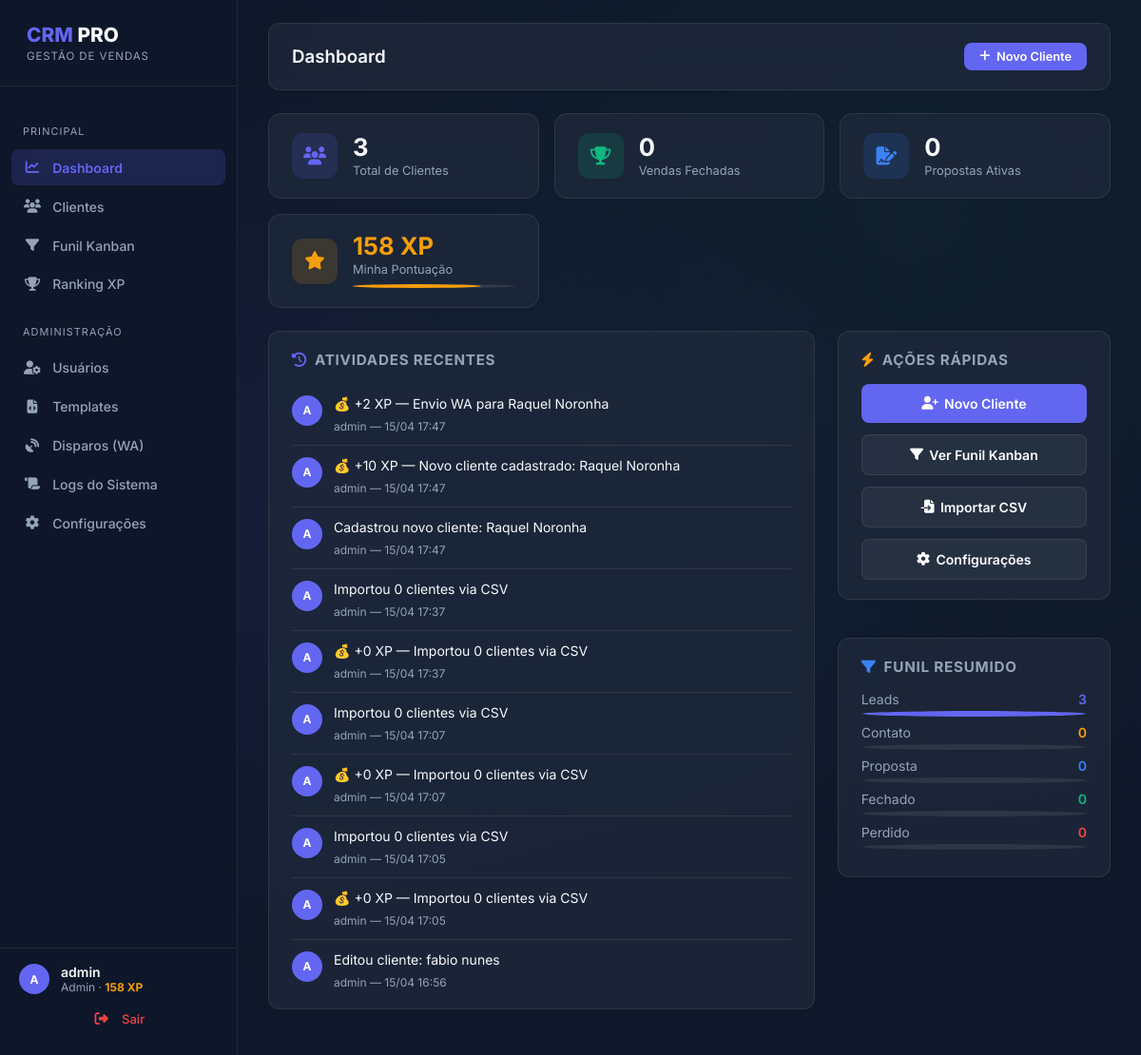
The app's page /index (signed in) with its own data.
### app/models.py (models this page shows, shortened)
class User(UserMixin, db.Model):
    id = db.Column(db.Integer, primary_key=True)
    username = db.Column(db.String(64), index=True, unique=True)
    email = db.Column(db.String(120), index=True, unique=True)
    password_hash = db.Column(db.String(128))
    role = db.Column(db.String(20), default='vendedor') # 'admin', 'gerente', 'vendedor'
    performance_points = db.Column(db.Integer, default=0)
    created_at = db.Column(db.DateTime, default=datetime.utcnow)

class SystemLog(db.Model):
    id = db.Column(db.Integer, primary_key=True)
    user_id = db.Column(db.Integer, db.ForeignKey('user.id'))
    action = db.Column(db.String(256))
    timestamp = db.Column(db.DateTime, default=datetime.utcnow)
    user = db.relationship('User', backref='logs')

### app/main/routes.py (the view)
@bp.route('/')
@bp.route('/index')
@login_required
def index():
    all_clients = Client.query.all()
    stats = {
        'total_clients': len(all_clients),
        'leads':     sum(1 for c in all_clients if c.status == 'lead'),
        'contatos':  sum(1 for c in all_clients if c.status == 'contato'),
        'propostas': sum(1 for c in all_clients if c.status == 'proposta'),
        'fechados':  sum(1 for c in all_clients if c.status == 'fechado'),
        'perdidos':  sum(1 for c in all_clients if c.status == 'perdido'),
    }
    recent_logs = SystemLog.query.order_by(SystemLog.timestamp.desc()).limit(10).all()
    return render_template('main/index.html', title='Dashboard', stats=stats, recent_logs=recent_logs)

### app/models.py (called while the page is built)
@login.user_loader
def load_user(id):
    return User.query.get(int(id))

### app/templates/main/index.html
{% extends "base.html" %}
{% block content %}
<div class="grid grid-cols-auto-fit gap-3 mb-4">
    <div class="stat-card">
        <div class="stat-icon text-primary" style="background: rgba(99,102,241,0.15);">
            <i class="fa-solid fa-users"></i>
        </div>
        <div class="stat-info">
            <div class="stat-value">{{ stats.total_clients }}</div>
            <div class="stat-label">Total de Clientes</div>
        </div>
    </div>
    <div class="stat-card">
        <div class="stat-icon text-success" style="background: rgba(16,185,129,0.15);">
            <i class="fa-solid fa-trophy"></i>
        </div>
        <div class="stat-info">
            <div class="stat-value">{{ stats.fechados }}</div>
            <div class="stat-label">Vendas Fechadas</div>
        </div>
    </div>
    <div class="stat-card">
        <div class="stat-icon" style="background: rgba(59,130,246,0.15); color: #3b82f6;">
            <i class="fa-solid fa-file-signature"></i>
        </div>
        <div class="stat-info">
            <div class="stat-value">{{ stats.propostas }}</div>
            <div class="stat-label">Propostas Ativas</div>
        </div>
    </div>
    <div class="stat-card">
        <div class="stat-icon text-warning" style="background: rgba(245,158,11,0.15);">
            <i class="fa-solid fa-star"></i>
        </div>
        <div class="stat-info w-100">
            <div class="stat-value text-warning">{{ current_user.performance_points }} XP</div>
            <div class="stat-label">Minha Pontuação</div>
            <div class="w-100 mt-2 rounded-full" style="height:4px;background:rgba(255,255,255,0.1);">
                <div class="h-100 rounded-full" style="width:{{ [current_user.performance_points % 200 / 2, 100] | min }}%;background:#f59e0b;transition:width 1s;"></div>
            </div>
        </div>
    </div>
</div>
<div class="grid grid-main-layout gap-4">
    <div class="header-glass flex-col align-start m-0">
        <h4 class="card-title w-100">
            <i class="fa-solid fa-clock-rotate-left text-primary"></i>
            Atividades Recentes
        </h4>
        {% if recent_logs %}
        <div class="w-100">
            {% for log in recent_logs %}
            <div class="log-item">
                <div class="avatar avatar-md">
                    {{ log.user.username[0] | upper if log.user else '?' }}
                </div>
                <div class="flex-1 w-100" style="overflow: hidden;">
                    <div class="text-sm nowrap" style="text-overflow: ellipsis; overflow: hidden;">{{ log.action }}</div>
                    <div class="text-xs text-muted mt-2">
                        {{ log.user.username if log.user else 'Sistema' }} &mdash;
                        {{ log.timestamp.strftime('%d/%m %H:%M') }}
                    </div>
                </div>
            </div>
            {% endfor %}
        </div>
        {% else %}
        <p class="text-muted text-center p-4 w-100">
            Nenhuma atividade registrada ainda.
        </p>
        {% endif %}
    </div>
    <div class="d-flex flex-col gap-3">
        <div class="header-glass flex-col align-start m-0">
            <h4 class="card-title w-100">
                <i class="fa-solid fa-bolt text-warning"></i> Ações Rápidas
            </h4>
            <div class="d-flex flex-col gap-2 w-100">
                <a href="{{ url_for('crm.new_client') }}" class="btn-primary flex-1">
                    <i class="fa-solid fa-user-plus"></i> Novo Cliente
                </a>
                <a href="{{ url_for('crm.kanban') }}" class="btn-primary btn-outline flex-1">
                    <i class="fa-solid fa-filter"></i> Ver Funil Kanban
                </a>
                <a href="{{ url_for('crm.import_csv') }}" class="btn-primary btn-outline flex-1">
                    <i class="fa-solid fa-file-import"></i> Importar CSV
                </a>
                {% if current_user.role in ['admin', 'gerente'] %}
                <a href="{{ url_for('admin.settings') }}" class="btn-primary btn-outline flex-1">
                    <i class="fa-solid fa-gear"></i> Configurações
                </a>
                {% endif %}
            </div>
        </div>
        <div class="header-glass flex-col align-start m-0">
            <h4 class="card-title w-100">
                <i class="fa-solid fa-filter" style="color:#3b82f6;"></i> Funil Resumido
            </h4>
            {% set funnel = [
                ('Leads',    stats.leads,    '#6366f1'),
                ('Contato',  stats.contatos, '#f59e0b'),
                ('Proposta', stats.propostas,'#3b82f6'),
                ('Fechado',  stats.fechados, '#10b981'),
                ('Perdido',  stats.perdidos, '#ef4444')
            ] %}
            {% set max_val = [stats.leads, stats.contatos, stats.propostas, stats.fechados, stats.perdidos, 1] | max %}
            {% for label, count, color in funnel %}
            <div class="w-100 mb-2">
                <div class="d-flex justify-between text-sm mb-1">
                    <span class="text-muted">{{ label }}</span>
                    <span class="font-semibold" style="color:{{ color }};">{{ count }}</span>
                </div>
                <div class="h-100 rounded-full" style="height:6px;background:rgba(255,255,255,0.08);overflow:hidden;">
                    <div class="h-100 rounded-full" style="width:{{ (count / max_val * 100) | round }}%;background:{{ color }};transition:width 1s;"></div>
                </div>
            </div>
            {% endfor %}
        </div>
    </div>
</div>
{% endblock %}

### app/templates/base.html (shortened to what this page needs)
<!DOCTYPE html>
<html lang="pt-br">
<head>
    <link rel="stylesheet" href="{{ url_for('static', filename='css/style.css') }}">
    <link rel="stylesheet" href="https://cdnjs.cloudflare.com/ajax/libs/font-awesome/6.5.0/css/all.min.css">
</head>
<body>
    {% if current_user.is_authenticated %}
    <aside class="sidebar" id="sidebar">
        <div class="sidebar-header">
            <h2 class="sidebar-brand">
                <span class="text-primary">CRM</span>
                <span class="text-main"> PRO</span>
            </h2>
            <div class="sidebar-tagline">
                GESTÃO DE VENDAS
            </div>
        </div>
        <nav class="sidebar-nav">
            <div class="nav-section-title m-0 mb-1">
                PRINCIPAL
            </div>
            <ul>
                <li>
                    <a href="{{ url_for('main.index') }}" class="nav-link {{ 'active' if request.endpoint == 'main.index' }}">
                        <i class="fa-solid fa-chart-line nav-icon"></i> Dashboard
                    </a>
                </li>
                <li>
                    <a href="{{ url_for('crm.list_clients') }}" class="nav-link {{ 'active' if request.endpoint in ['crm.list_clients','crm.new_client','crm.edit_client', 'crm.import_csv'] }}">
                        <i class="fa-solid fa-users nav-icon"></i> Clientes
                    </a>
                </li>
                <li>
                    <a href="{{ url_for('crm.kanban') }}" class="nav-link {{ 'active' if request.endpoint == 'crm.kanban' }}">
                        <i class="fa-solid fa-filter nav-icon"></i> Funil Kanban
                    </a>
                </li>
                <li>
                    <a href="{{ url_for('main.ranking') }}" class="nav-link {{ 'active' if request.endpoint == 'main.ranking' }}">
                        <i class="fa-solid fa-trophy nav-icon"></i> Ranking XP
                    </a>
                </li>
            </ul>
            {% if current_user.role in ['admin', 'gerente'] %}
            <div class="nav-section-title">
                ADMINISTRAÇÃO
            </div>
            <ul>
                <li>
                    <a href="{{ url_for('admin.list_users') }}" class="nav-link {{ 'active' if 'admin.list_users' == request.endpoint or 'admin.new_user' == request.endpoint or 'admin.edit_user' == request.endpoint }}">
                        <i class="fa-solid fa-user-gear nav-icon"></i> Usuários
                    </a>
                </li>
                <li>
                    <a href="{{ url_for('admin.templates_list') }}" class="nav-link {{ 'active' if 'admin.templates_list' in request.endpoint }}">
                        <i class="fa-solid fa-file-code nav-icon"></i> Templates
                    </a>
                </li>
                <li>
                    <a href="{{ url_for('admin.message_logs') }}" class="nav-link {{ 'active' if 'admin.message_logs' in request.endpoint }}">
                        <i class="fa-solid fa-satellite-dish nav-icon"></i> Disparos (WA)
                    </a>
                </li>
                <li>
                    <a href="{{ url_for('admin.logs') }}" class="nav-link {{ 'active' if request.endpoint == 'admin.logs' }}">
                        <i class="fa-solid fa-scroll nav-icon"></i> Logs do Sistema
                    </a>
                </li>
                <li>
                    <a href="{{ url_for('admin.settings') }}" class="nav-link {{ 'active' if request.endpoint == 'admin.settings' }}">
                        <i class="fa-solid fa-gear nav-icon"></i> Configurações
                    </a>
                </li>
            </ul>
            {% endif %}
        </nav>
        <div class="sidebar-footer">
            <div class="d-flex align-center gap-2 mb-2">
                <div class="avatar avatar-md">
                    {{ current_user.username[0] | upper }}
                </div>
                <div>
                    <div class="font-semibold text-sm">{{ current_user.username }}</div>
                    <div class="text-xs text-muted">
                        {{ current_user.role | capitalize }} &middot;
                        <span class="text-warning font-bold">{{ current_user.performance_points }} XP</span>
                    </div>
                </div>
            </div>
            <a href="{{ url_for('auth.logout') }}" class="nav-link logout-link">
                <i class="fa-solid fa-right-from-bracket nav-icon"></i> Sair
            </a>
        </div>
    </aside>
    <div class="main-content">
        <div class="header-glass mb-4">
            <div class="d-flex align-center gap-2">
                <h3 class="m-0 font-semibold text-main">{{ title }}</h3>
            </div>
            <div class="d-flex align-center gap-2 header-glass-action">
                <a href="{{ url_for('crm.new_client') }}" class="btn-primary btn-sm pt-2 w-100">
                    <i class="fa-solid fa-plus"></i> Novo Cliente
                </a>
            </div>
        </div>
        {% block content %}{% endblock %}
    </div>
    {% else %}
    {% block auth_content %}{% endblock %}
    {% endif %}
</body>
</html>

### records on screen
User: username "A", username "admin", role "Admin", performance_points "158"
SystemLog: user "A", action "💰 +2 XP — Envio WA para Raquel Noronha", user "admin", timestamp "15/04 17:47"
SystemLog: user "A", action "💰 +10 XP — Novo cliente cadastrado: Raquel Noronha", user "admin", timestamp "15/04 17:47"
SystemLog: user "A", action "Cadastrou novo cliente: Raquel Noronha", user "admin", timestamp "15/04 17:47"
SystemLog: user "A", action "Importou 0 clientes via CSV", user "admin", timestamp "15/04 17:37"
SystemLog: user "A", action "💰 +0 XP — Importou 0 clientes via CSV", user "admin", timestamp "15/04 17:37"
SystemLog: user "A", action "Importou 0 clientes via CSV", user "admin", timestamp "15/04 17:07"
SystemLog: user "A", action "💰 +0 XP — Importou 0 clientes via CSV", user "admin", timestamp "15/04 17:07"
SystemLog: user "A", action "Importou 0 clientes via CSV", user "admin", timestamp "15/04 17:05"
SystemLog: user "A", action "💰 +0 XP — Importou 0 clientes via CSV", user "admin", timestamp "15/04 17:05"
SystemLog: user "A", action "Editou cliente: fabio nunes", user "admin", timestamp "15/04 16:56"

### other values on screen
{{ title }} "Dashboard"
{{ stats.total_clients }} "3"
{{ stats.fechados }} "0"
{{ stats.propostas }} "0"
{{ label }} "Leads" "Contato" "Proposta" "Fechado" "Perdido"
{{ count }} "3" "0" "0" "0" "0"
